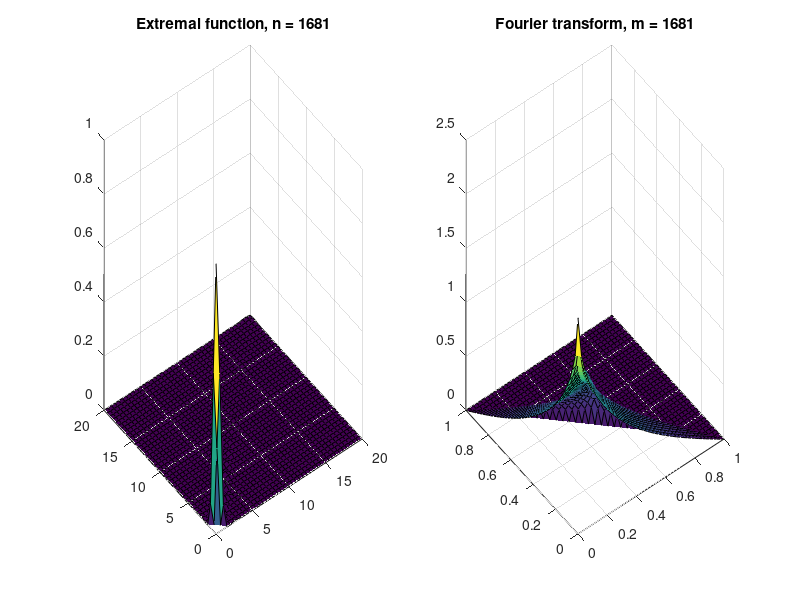

This figure's MATLAB source:
%clear all
%close all

%Read data
f2D  = dlmread('f2D.txt');
fh2D = dlmread('fh2D.txt');

x2D      = dlmread('x2D.txt');
xi2D     = dlmread('xi2D.txt');

x2  = x2D;  x1  = x2D';
xi2 = xi2D; xi1 = xi2D';

figure(2)
subplot(1,2,1)
%surf(x1,x2,f2D,ones(length(x2),length(x2))* 0.5)
surf(x1,x2,f2D)
xlim([0, max(max(x1))])
ylim([0, max(max(x2))])
format = 'Extremal function, n = %g';
title(sprintf(format, length(f2D)^2))

subplot(1,2,2)
%surf(xi1,xi2,fh2D,ones(length(xi2),length(xi2))* 0.5)
surf(xi1,xi2,fh2D)
format = 'Fourier transform, m = %g';
title(sprintf(format, length(fh2D)^2))

%[normalized_dev_f, normalized_dev_fhat] = normalized_dev_2D(f2D,x2D,fh2D,xi2D);


